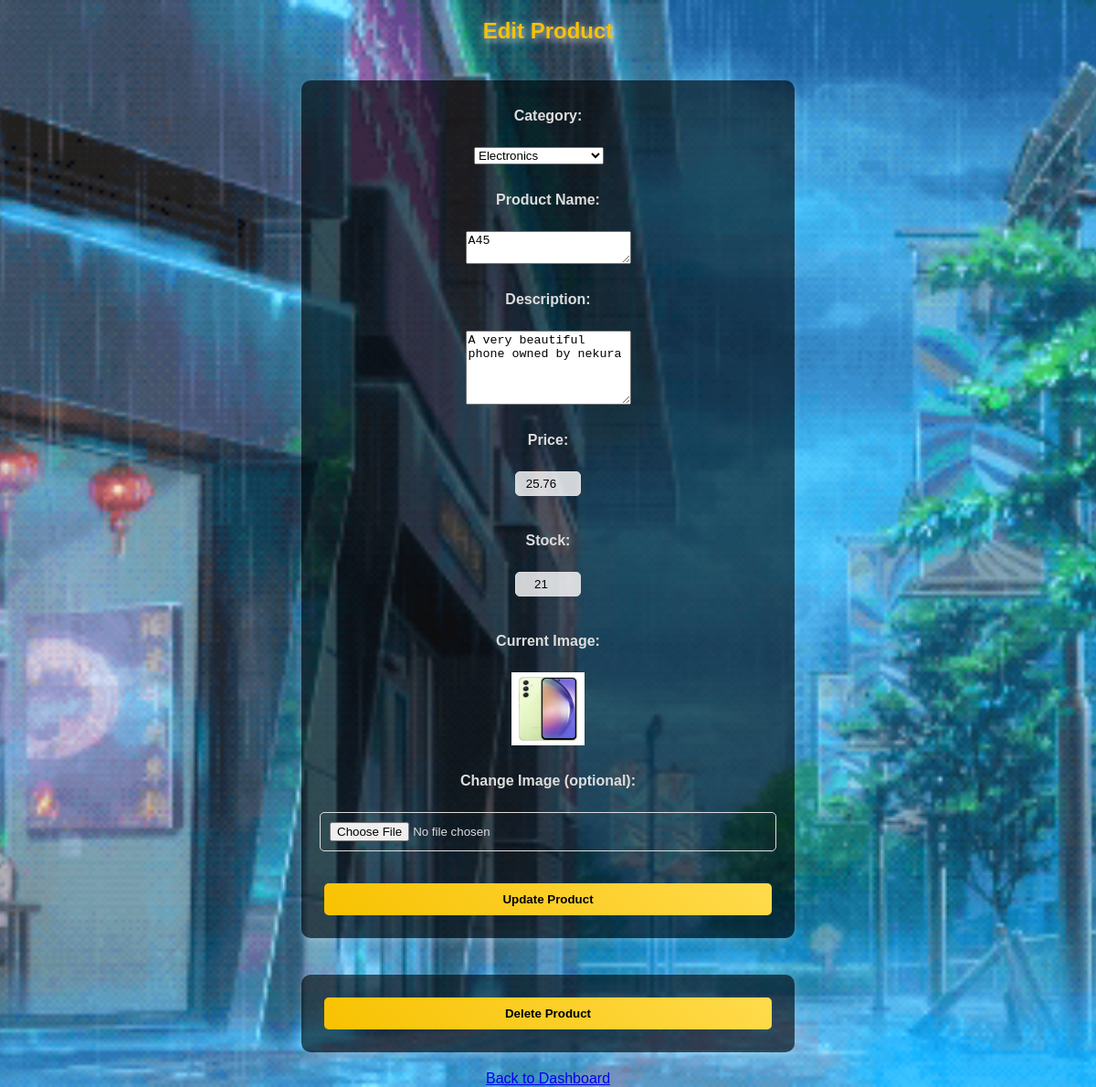
Page /admin/admin_edit_product.php?id=2 (signed in) on the committed database.
### tables this page shows
CREATE TABLE IF NOT EXISTS `products` (
  `id` int NOT NULL AUTO_INCREMENT,
  `category_id` int DEFAULT NULL,
  `name` varchar(100) NOT NULL,
  `description` text,
  `price` decimal(10,2) NOT NULL,
  `image` varchar(255) DEFAULT 'default.jpg',
  `created_at` timestamp NULL DEFAULT CURRENT_TIMESTAMP,
  `stock` int DEFAULT '0',
  PRIMARY KEY (`id`),
  KEY `category_id` (`category_id`)
);

CREATE TABLE IF NOT EXISTS `categories` (
  `id` int NOT NULL AUTO_INCREMENT,
  `name` varchar(100) NOT NULL,
  `description` text,
  `created_at` timestamp NULL DEFAULT CURRENT_TIMESTAMP,
  PRIMARY KEY (`id`)
);

### admin/admin_edit_product.php (the view, shortened to what this page needs)
<?php
include '../config.php';
$product_id = intval($_GET['id']);
$query = "SELECT * FROM products WHERE id='$product_id'";
$result = $conn->query($query);
$product = $result->fetch_assoc();
$catResult = $conn->query("SELECT * FROM categories");
?>
<!DOCTYPE html>
<html>
<head>
    <link rel="stylesheet" type="text/css" href="../styles.css">
</head>
<body>
    <h2>Edit Product</h2>
    <form method="POST" action="admin_edit_product.php?id=<?php echo $product_id; ?>" enctype="multipart/form-data">
        <label>Category:</label>
        <select name="category_id">
            <?php while($cat = $catResult->fetch_assoc()) { ?>
                <option value="<?php echo $cat['id']; ?>" <?php if($cat['id'] == $product['category_id']) echo 'selected'; ?>>
                    <?php echo htmlspecialchars($cat['name']); ?>
                </option>
            <?php } ?>
        </select><br>
        <label>Product Name:</label>
        <textarea name="name" required rows="2" cols="20"><?php echo htmlspecialchars($product['name']); ?></textarea>
        <label>Description:</label>
        <textarea name="description" required rows="5" cols="20"><?php echo htmlspecialchars($product['description']); ?></textarea>
        <label>Price:</label>
        <input type="number" name="price" step="0.01" value="<?php echo $product['price']; ?>" required>
        <label>Stock:</label>
        <input type="number" name="stock" step="0.01" value="<?php echo $product['stock']; ?>" required>
        <label>Current Image:</label>
        <img src="../images/<?php echo htmlspecialchars($product['image']); ?>" width="80" height="80">
        <label>Change Image (optional):</label>
        <input type="file" name="image">
        <button type="submit">Update Product</button>
    </form>
    <form method="POST" action="admin_edit_product.php?id=<?php echo $product_id; ?>" onsubmit="return confirm('Are you sure you want to delete this product?');">
        <button type="submit" name="delete">Delete Product</button>
    </form>
    <a href="admin_dashboard.php" >Back to Dashboard</a>
</body>
</html>

### styles.css (style rules this page uses)
body { font-family: Arial, sans-serif; background: url("edellaen.gif") no-repeat center center fixed; background-size: cover; color: #ddd; margin: 0; padding: 0; text-align: center; display: flex; flex-direction: column; min-height: 100vh; }
button { background: linear-gradient(45deg, #f8c200, #ffdb4d); color: black; padding: 10px 15px; border: none; border-radius: 5px; font-weight: bold; cursor: pointer; transition: 0.3s; }
h2 { color: #f8c200; text-shadow: 2px 2px 10px rgba(255, 255, 255, 0.8); }
form { display: flex; flex-wrap: wrap; justify-content: center; gap: 20px; width: 80%; max-width: 500px; background: rgba(0, 0, 0, 0.6); padding: 20px; border-radius: 10px; box-shadow: 0px 4px 8px rgba(255, 255, 255, 0.2); margin: 20px auto; text-align: center; }
form label { display: block; margin: 10px 0 5px; font-weight: bold; width: 100%; }
form input { width: 100%; padding: 10px; margin-bottom: 10px; border: 1px solid #ddd; border-radius: 5px; }
form button { width: 100%; padding: 10px; background: linear-gradient(45deg, #f8c200, #ffdb4d); border: none; border-radius: 5px; font-weight: bold; cursor: pointer; transition: 0.3s; }
button, a button { padding: 10px 15px; margin: 5px; background: linear-gradient(45deg, #f8c200, #ffdb4d); border: none; border-radius: 5px; font-weight: bold; cursor: pointer; transition: 0.3s; text-decoration: none; }
input[type="number"] { width: 60px; padding: 5px; text-align: center; border-radius: 5px; border: 1px solid #ddd; background: rgba(255, 255, 255, 0.8); }

### rows in the picture
products: category_id "Electronics", name "A45", description "A very beautiful phone owned by nekura", price "25.76", stock "21", image (picture)
